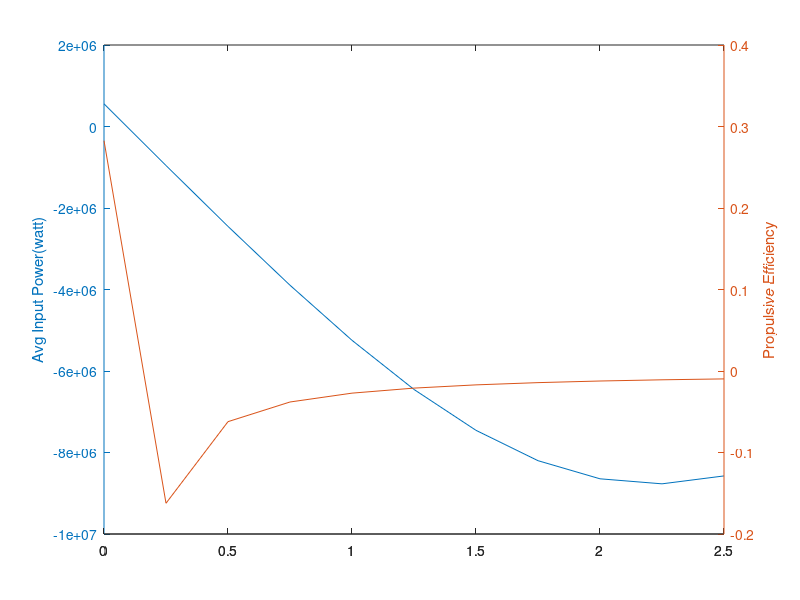
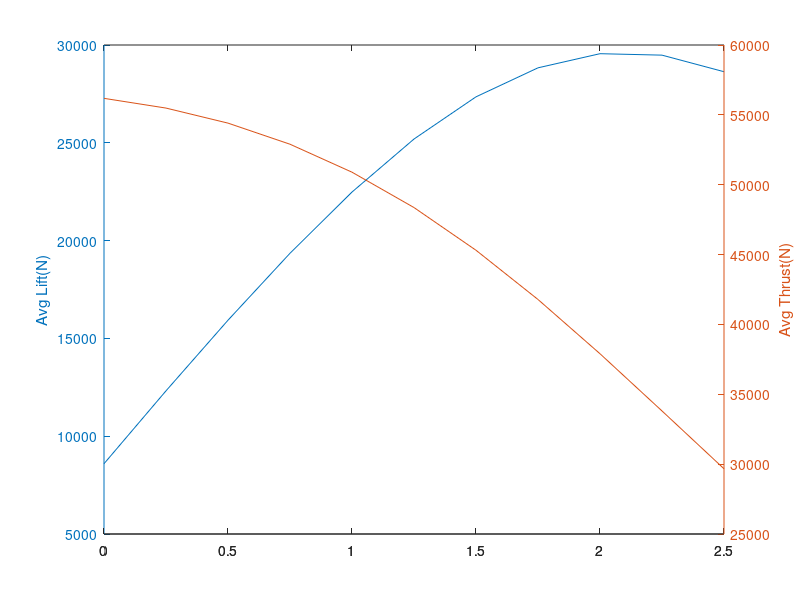

MATLAB code to generate these figures, in order:
clc
%clear all
%format short
alphastall=13*pi/180;
Cmac=0.025;
aspectratio=4.7;
alpha_o=0.5*pi/180;
gamma=33.5*pi/180; % maximum flapping angle(rad)
eta=0.98; % leading edge suction efficiency
rho=1.23; % density of air(kg/m^3)
theta_a=9*pi/180; % pitching angle of flapping angle with respect to U(rad)
f=6.15; % flapping frequency (Hz)
U=2.8; % forward velocity (m/s)
mew=1.46e-5; % (coefficient of viscocity(kg/ms))
dt=1/(20*f); %time interval
dy=0.01;%section width
ddy=dy*100;
beta=0:0.25:2.5;
avgliftt=1;
avgthrustt=1;
averagepowerinput=1;
efficiency=1;
for z=1:length(beta)
    theta_o=beta(z)*1*pi/180; % pitching motion amplitude(rad/m)
    % beta(z+1)=zz(z)*1;
    for x = 0:ddy:20
        num=(x/ddy)+1;
        c(num) = (- 0.036*x^2 + 0.13*x + 12)*0.01;
        o=(pi*f*c(num)/U); % reduced frequency
        count=1;
        for t = 0:dt:1/f
            dihedral=gamma*cos(2*pi*f*t);
            theta=-theta_o*(x+(9/2))*sin(2*pi*f*t)+theta_a;
            h=-gamma*(x+(9/2))*cos(2*pi*f*t);
            hdot=gamma*(x+(9/2))*sin(2*pi*f*t)*2*pi*f;
            hdoubledot=-((2*pi*f)^2)*h;
            thetadot=-theta_o*(x+(9/2))*cos(2*pi*f*t)*2*pi*f;
            thetadoubledot=theta_o*(x+(9/2))*sin(2*pi*f*t)*2*pi*f*2*pi*f;
            Vpitch=0.75*c(num)*thetadot;
            Vplunge=hdot*cos(theta-theta_a);
            Downwardvelocity=U*(theta-theta_a);
            Vpitchdot=0.75*c(num)*thetadoubledot;
            Vplungedot=-hdot*sin(theta-theta_a)*thetadot+hdoubledot*cos(theta-theta_a);
            Downwardvelocitydot=U*thetadot;
            temp(num,count)=(Vpitch+Vplunge+Downwardvelocity)/U;
            alpha=((temp(num,count)));
            angle(num,count)=((Vpitchdot+Vplungedot+Downwardvelocitydot)/U)*180/pi;
            alphadot=(Vpitchdot+Vplungedot+Downwardvelocitydot)/U;
            AR=aspectratio;
            C1=0.5*AR/(2.32+AR);
            C2=0.181+(0.772/AR);
            F=1-(C1*o*o/(o*o+C2^2));
            G=-(C1*C2*o)/(o*o+C2^2);
            C=(F*F+G*G)^0.5;
            w=U*2*(alpha_o+theta_a)/(2+AR);
            alphap=((AR/(2+AR))*(F*alpha+(c(num)/(2*U))*(G/o)*alphadot))-w/U;
            b=U*alphadot-0.25*c(num)*thetadoubledot;
            Vx=U*cos(theta)-hdot*sin(theta-theta_a);
            % velocityx(num,count)=U*cos(theta)-hdot*sin(theta-theta_a);
            tempp(num,count)=((alphap+theta_a-(0.75*c(num)*thetadot/U)))*180/pi;
            if (alphap+theta_a-((0.75*c(num)*thetadot)/U)) >= alphastall
                Vn=hdot*cos(theta-theta_a)+0.5*c(num)*thetadot+U*sin(theta);
                Vs=sqrt((Vx*Vx+Vn*Vn));
                dNc(num,count)=1.98*Vs*Vn*c(num)*rho*dy/2;
                dNa(num,count)=rho*pi*c(num)*c(num)*(b/8)*dy;
                dDf(num,count)=0;
                dTs(num,count)=0;
                dDcamb(num,count)=0;
                dPin(num,count)=(dNc(num,count)+dNa(num,count))*(hdot*cos(theta-theta_a)+0.5*c(num)*thetadot);
                dL(num,count)=((dNa(num,count)+dNc(num,count))*cos(theta)+(dTs(num,count)-dDf(num,count)-dDcamb(num,count))*sin(theta))*cos(dihedral);
                dT(num,count)= (dTs(num,count)-dDf(num,count)-dDcamb(num,count))*cos(theta)-(dNa(num,count)+dNc(num,count))*sin(theta);
            else
                Vy=U*(alphap+theta_a)-0.5*c(num)*thetadot;
                % velocityy(num,count)=U*(alphap+theta_a)-0.5*c(num)*thetadot;
                V=sqrt((Vx)^2+(Vy)^2);
                dDcamb(num,count)=-2*pi*alpha_o*(alphap+theta_a)*rho*U*V*c(num)*dy*0.5;
                dNc(num,count)=rho*U*V*pi*(alphap+theta_a+alpha_o )*dy*c(num); %circulatory normal force
                dNa(num,count)=rho*pi*c(num)*c(num)*b/4*dy; %normal force due to apparent mass effect
                dTs(num,count)=eta*2*pi*(alphap+theta_a-((0.25*c(num)*thetadot)/U))^2*rho*U*(V/2).*dy*c(num); %leading edge suction force
                re=U*c(num)/(mew);
                Cdp(num,count)=0.89*(log10(re))^-2.58;
                dDf(num,count)=Cdp(num,count)*rho*(Vx)^2*c(num)*dy*0.5; % friction drag
                dFx=(dTs(num,count)-dDcamb(num,count)-dDf(num,count));
                dN=((dNa(num,count)+dNc(num,count)));
                dL(num,count)=(dN*cos(theta)+dFx*sin(theta))*cos(dihedral);
                dT(num,count)= dFx*cos(theta)-dN*sin(theta);
                dM=-((rho*pi*c(num).*c(num).*c(num)*thetadot*U/16)+(rho*pi*c(num).*c(num).*c(num)*c(num)*thetadoubledot)/128)*dy;
                dmac=Cmac*rho*dy*(c(num).^2)*U*V*0.5;
                dPin(num,count)=((dTs(num,count)-dDf(num,count)-dDcamb(num,count))*hdot*sin(theta- theta_a))+((dNa(num,count)+dNc(num,count))*(hdot*cos(theta-theta_a)+0.25*c(num)*thetadot))+(0.25*c(num)*thetadot*dNa(num,count))-(dM+dmac)*thetadot;
            end
            time(count)=t;
            count=count+1;
        end
    end
    avglift=0;
    avgthrust=0;
    avgpower=0;
    for i=1:count-1
        lift(i)=0;
        thrust(i)=0;
        power(i)=0;
    end
    for i=1:count-1
        for k=1:num
            lift(i)=lift(i)+dL(k,i);
            thrust(i)=thrust(i)+dT(k,i);
            power(i)=power(i)+dPin(k,i);
        end
        avglift=avglift+lift(i)*dt;
        avgthrust=avgthrust+thrust(i)*dt;
        avgpower=avgpower+power(i)*dt;
    end
    avgliftt(z)=avglift*f;
    avgthrustt(z)=avgthrust*f;
    averagepowerinput(z)=avgpower*f;
    efficiency(z)=(avgthrustt(z)*U)/averagepowerinput(z);
end
% plot(time,lift,time,thrust)
% plot(beta,avgthrustt)
[LX,A1,A2]= plotyy(beta,2*averagepowerinput,beta,efficiency,'plot')
set(get(LX(1),'Ylabel'),'String','Avg Input Power(watt)')
set(get(LX(2),'Ylabel'),'String','Propulsive Efficiency')
figure (2)
[AX,H1,H2] = plotyy(beta,2*avgliftt,beta,2*avgthrustt,'plot')
set(get(AX(1),'Ylabel'),'String','Avg Lift(N)')
set(get(AX(2),'Ylabel'),'String','Avg Thrust(N)')
